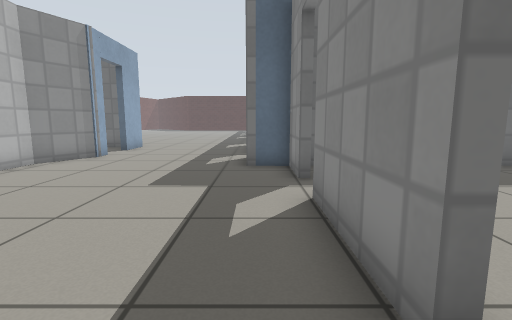
View 1 (above)

24 first-person views from a walk through a world built for the Gazebo simulator. The camera is 0.72 m above the floor, tilts 8° down and sees 85° across. The floor is counted in squares, 0.5 m on a side. Each view is taken from the middle of a square. On the plan, view 1 faces up. The plan holds only what a view shows up to about 14 squares ahead; the rest is blank. The place goes on beyond the plan. Gazebo's built-in surfaces are drawn with simple patterns.

View 2
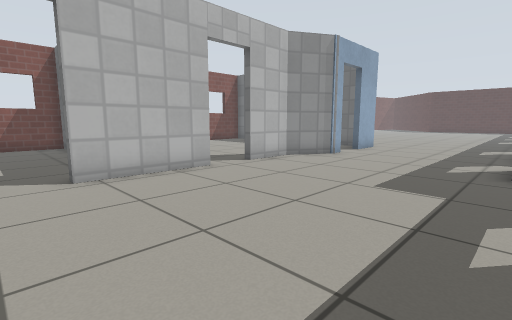

View 3
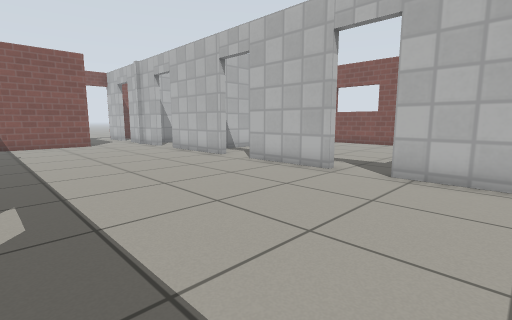

View 4
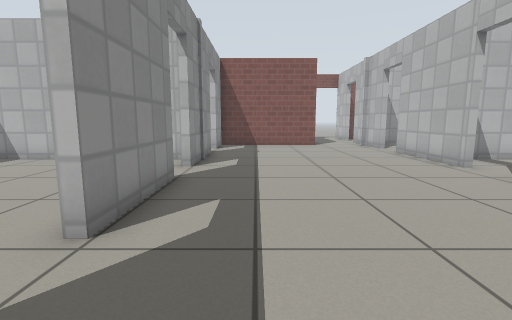

View 5
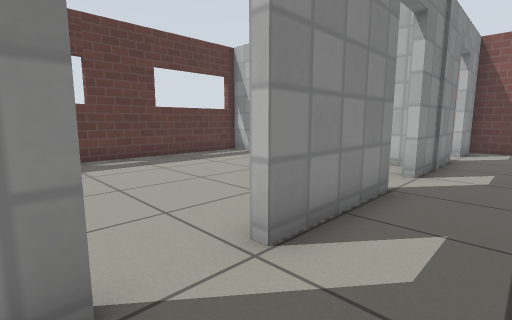

View 6
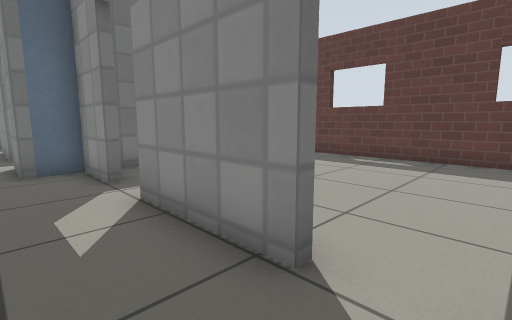

View 7
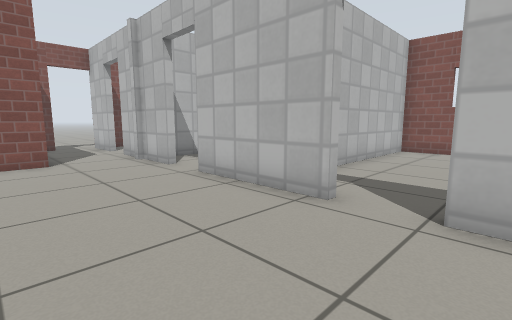

View 8
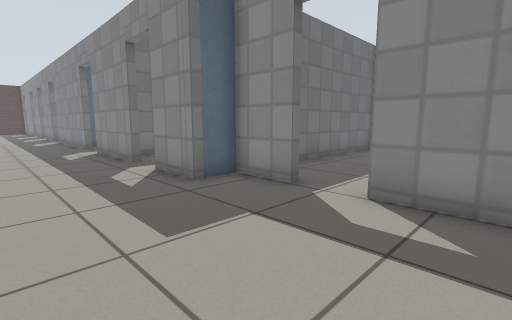

View 9
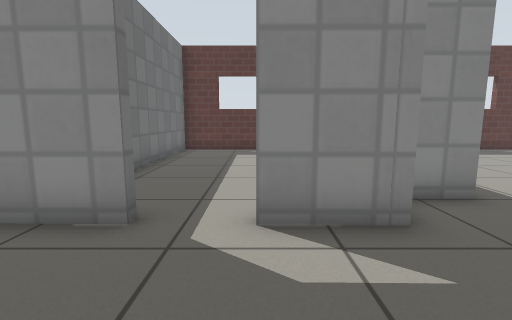

View 10
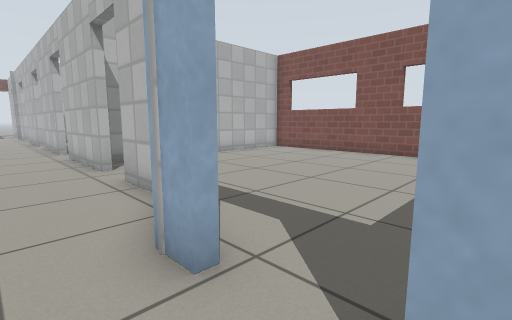

View 11
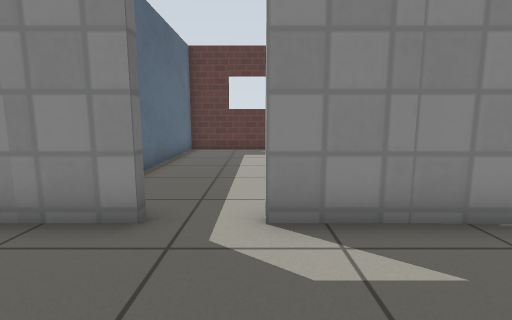

View 12
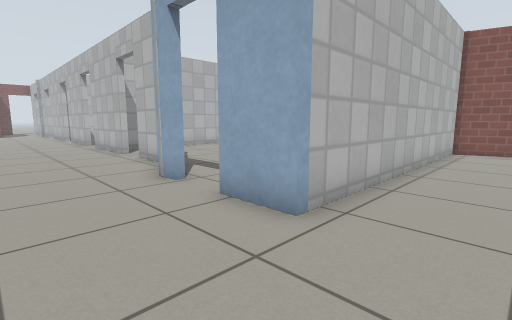

View 13
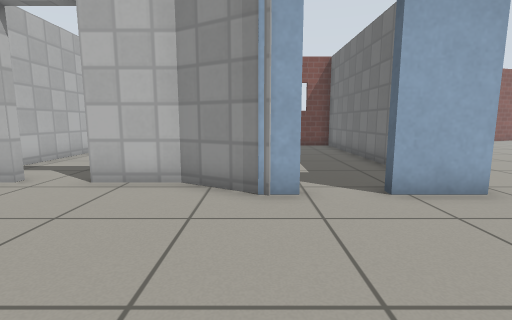

View 14
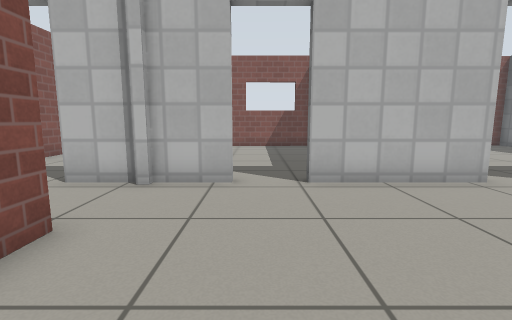

View 15
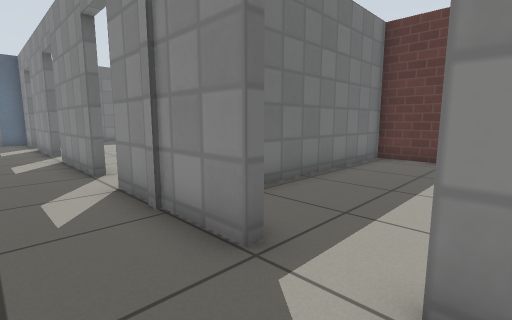

View 16
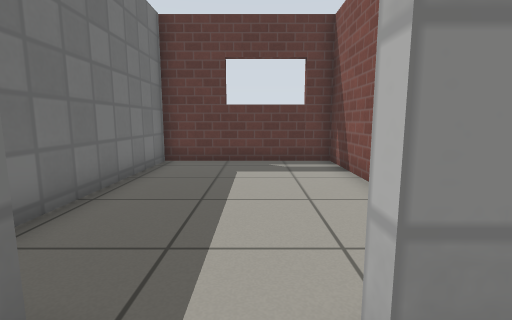

View 17
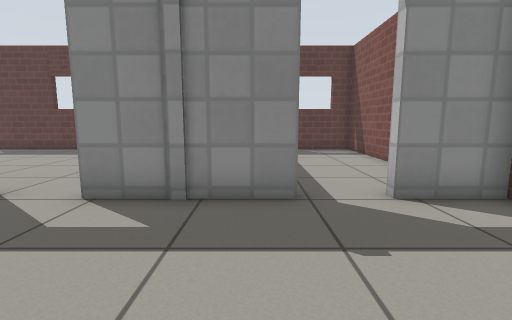

View 18
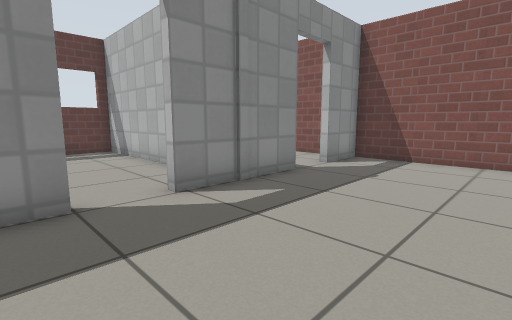

View 19
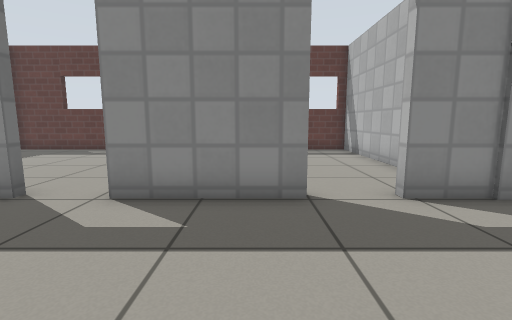

View 20
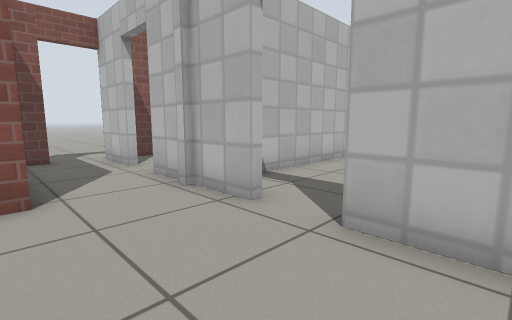

View 21
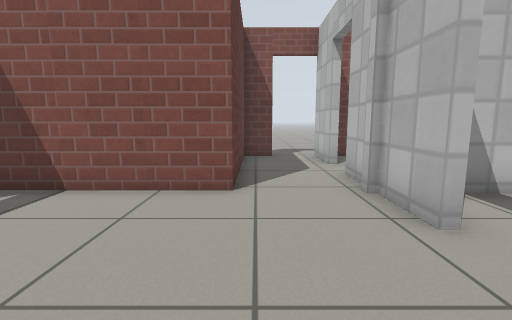

View 22
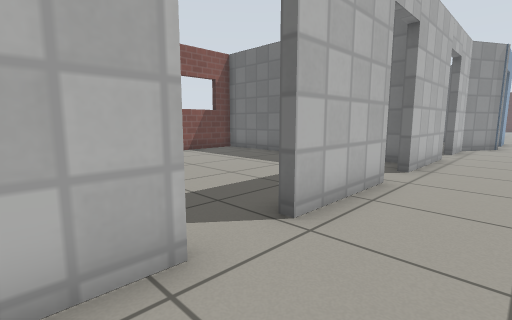

View 23
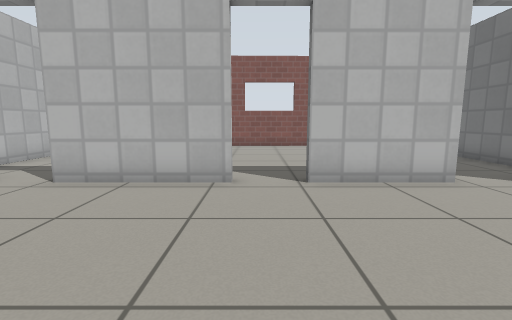

View 24
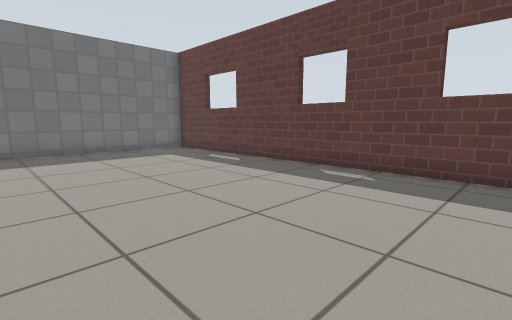

### Floor plan
Ten units are one square. View 1 is at (0, 0); x grows to the right and y downward. Boxes are objects, and circles mark ways between rooms. Rooms are numbered by the first view taken in them; rooms with no view inside come last. Other rooms are left out.
<svg viewBox="-150 -211 255 414">
<path fill="none" stroke="#000" d="M-74 -54 -74 -14M-74 3 -74 39M11 -15 11 -51M11 -69 11 -89 -3 -89 -3 -111M-63 -119 -63 -111 -74 -92 -74 -71M-3 -127 -2 -169M11 40 11 2M-74 55 -74 99M11 99 11 56M-2 -186 -1 -206M-145 -155 -63 -155 -63 -137M-74 115 -74 135M-74 138 -74 155M-74 173 -74 198M-58 194 -45 194 -45 137 11 137 11 115M46 74 100 74 100 -89 17 -89M18 74 24 74M58 137 100 137 100 77 35 77M16 137 40 137M15 -145 8 -145M100 -109 100 -145 40 -145M100 -165 100 -202 40 -203"/>
<circle cx="10" cy="-5" r="3" fill="#2a7"/>
<circle cx="10" cy="-60" r="3" fill="#2a7"/>
<circle cx="10" cy="45" r="3" fill="#2a7"/>
<circle cx="10" cy="105" r="3" fill="#2a7"/>
<circle cx="0" cy="-115" r="3" fill="#2a7"/>
<circle cx="0" cy="-175" r="3" fill="#2a7"/>
<text x="-40" y="-40">1</text>
<text x="50" y="-10">2</text>
<text x="50" y="110">3</text>
<text x="50" y="-120">4</text>
<text x="50" y="-180">5</text>
</svg>
Room 1 opens to room 2. Room 1 opens to room 3. Room 1 opens to room 4. Room 1 opens to room 5.

Where each view was taken, in squares from view 1:
view 1: 0 up, 0 right, facing up
view 2: 0 up, 0 right, facing up-left
view 3: 4 up, 0 right, facing down-left
view 4: 3 up, 1 left, facing down
view 5: 2 up, 1 left, facing down-right
view 6: 0 up, 1 left, facing up-right
view 7: 3 down, 3 left, facing down-left
view 8: 3 up, 4 left, facing up-right
view 9: 11 up, 4 left, facing right
view 10: 14 up, 5 left, facing down-left
view 11: 17 up, 4 left, facing right
view 12: 18 up, 3 left, facing down-left
view 13: 11 up, 1 left, facing left
view 14: 11 down, 1 left, facing left
view 15: 12 down, 1 left, facing up-right
view 16: 11 down, 0 right, facing right
view 17: 9 down, 4 left, facing right
view 18: 3 down, 4 left, facing down-right
view 19: 3 down, 4 left, facing right
view 20: 8 down, 4 left, facing down-left
view 21: 8 down, 5 left, facing down
view 22: 7 down, 5 left, facing up-left
view 23: 5 down, 1 left, facing left
view 24: 5 down, 2 right, facing up-right
